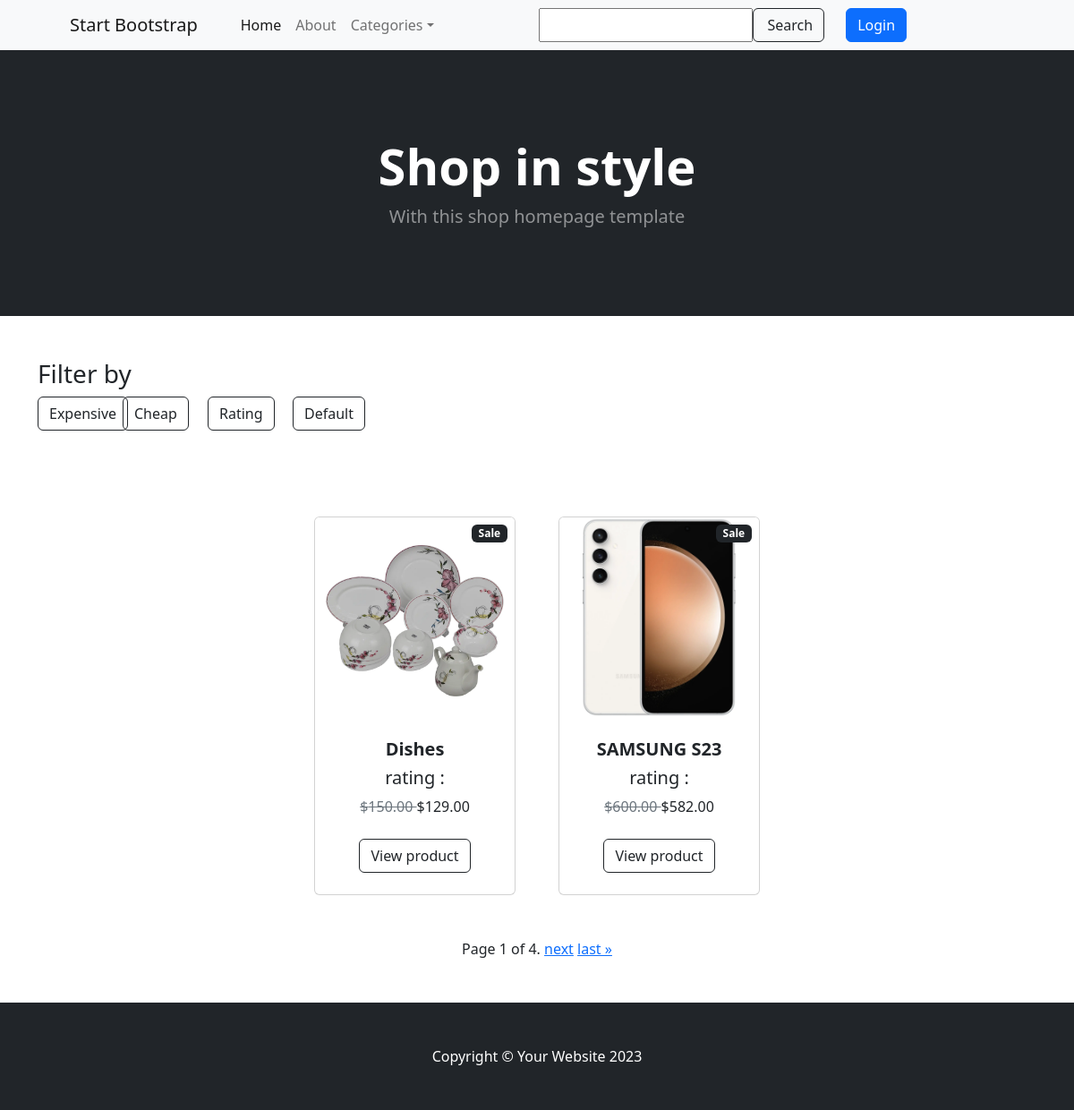
The page /shop/home/?filter=cheap on the database its author committed.
### shop/models.py (models this page shows, shortened)
class BaseModel(models.Model):
    created_at = models.DateTimeField(auto_now_add=True, null=True, blank=True)
    updated_at = models.DateTimeField(auto_now=True, null=True, blank=True)
    my_order = models.PositiveIntegerField(null=True, blank=True, default=0)
    class Meta:
        abstract = True

class Product(BaseModel):
    class RatingChoice(models.IntegerChoices):
        ONE = 1
        TWO = 2
        THREE = 3
        FOUR = 4
        FIVE = 5
    name = models.CharField(max_length=255, unique=True)
    description = models.TextField(null=True, blank=True)
    price = models.DecimalField(max_digits=14, decimal_places=2)
    image = models.ImageField(upload_to='images/', null=True, blank=True)
    discount = models.PositiveIntegerField(default=0)
    rating = models.PositiveIntegerField(choices=RatingChoice.choices, default=RatingChoice.ONE.value)
    quantity = models.PositiveIntegerField(default=1)
    category = models.ForeignKey(Category, on_delete=models.CASCADE, related_name='products', null=True, blank=True)
    @property
    def discounted_price(self):
        if self.discount > 0:
            self.price = self.price * Decimal(1 - self.discount / 100)
        return Decimal(f'{self.price}').quantize(Decimal('0.00'))
    @property
    def get_absolute_url(self):
        if self.image:
            return self.image.url
        return '/static/images/default.png'
    class Meta:
        db_table = 'product'

### shop/views.py (the view)
# urls.py: path('home/', views.index, name='index'),
def index(request, category_id: int | None = None):
    search_query = request.GET.get('q', '')
    categories = Category.objects.all()
    filter_query = request.GET.get('filter', '')
    if category_id:
        products = Product.objects.filter(category_id=category_id)
    else:
        products = Product.objects.all().order_by('-updated_at')  # select * from products order by updated_at DESC
    if search_query:
        products = Product.objects.filter(Q(name__icontains=search_query) | Q(description__icontains=search_query))
    if filter_query == 'expensive':
        products = products.order_by('-price')
    elif filter_query == 'cheap':
        products = products.order_by('price')
    elif filter_query == 'rating':
        products = products.annotate(rating_avg=Avg('comments__rating')).order_by('-rating_avg')
    paginator = Paginator(products, 2)
    page_number = request.GET.get('page')
    page_obj = paginator.get_page(page_number)
    context = {
        'page_obj': page_obj,
        'categories': categories
    }
    return render(request, 'shop/home.html', context)

### shop/templates/shop/home.html (shortened to what this page needs)
{% extends 'shop/base/base.html' %}
{% load static %}
{% block home_content %}
    <header class="bg-dark py-5">
        <div class="container px-4 px-lg-5 my-5">
            <div class="text-center text-white">
                <h1 class="display-4 fw-bolder">Shop in style</h1>
                <p class="lead fw-normal text-white-50 mb-0">With this shop homepage template</p>
            </div>
        </div>
    </header>
    <div class="container mt-5">
        <div class="text-left">
            <h3>Filter by</h3>
        </div>
        <div class="row">
            <div class="col-1">
                <a class="btn btn-outline-dark mt-auto" href="?filter=expensive"> Expensive </a>
            </div>
            <div class="col-1">
                <a class="btn btn-outline-dark mt-auto" href="?filter=cheap"> Cheap </a>
            </div>
            <div class="col-1">
                <a class="btn btn-outline-dark mt-auto" href="?filter=rating"> Rating </a>
            </div>
        {% if 'default' in request.GET %}
            <div class="col-1">
                <a class="btn btn-success mt-auto" href="{% url 'shop:product_create' %}">Add Product</a>
            </div>
        {% else %}
            <div class="col-1">
                <a class="btn btn-outline-dark mt-auto" href="?default=true"> Default </a>
            </div>
        {% endif %}
        </div>
    </div>
    <section class="py-5">
        <div class="container px-4 px-lg-5 mt-5">
            <div class="row gx-4 gx-lg-5 row-cols-2 row-cols-md-3 row-cols-xl-4 justify-content-center">
                {% for product in page_obj %}
                    <div class="col mb-5">
                        <div class="card h-100">
                            {% if product.discount %}
                                <div class="badge bg-dark text-white position-absolute"
                                     style="top: 0.5rem; right: 0.5rem">
                                    Sale
                                </div>
                            {% endif %}
                            <img class="card-img-top" src="{{ product.get_absolute_url }}" alt="..."/>
                            <div class="card-body p-4">
                                <div class="text-center">
                                    <h5 class="fw-bolder">{{ product.name }}</h5>
                                    <div>
                                        <h5>rating : {{ product.comment_rating }}</h5>
                                    </div>
                                    {% if product.discount %}
                                        <span class="text-muted text-decoration-line-through">
                                            ${{ product.price }}
                                        </span>
                                        ${{ product.discounted_price }}
                                    {% else %}
                                        ${{ product.price }}
                                    {% endif %}
                                </div>
                            </div>
                            <div class="card-footer p-4 pt-0 border-top-0 bg-transparent">
                                <div class="text-center"><a class="btn btn-outline-dark mt-auto"
                                                            href="{% url 'shop:product_detail' product.id %}">View
                                    product</a></div>
                            </div>
                        </div>
                    </div>
                {% endfor %}
            </div>
        </div>
        <div>
            <div class="pagination h-100 d-flex align-items-center justify-content-center">
                <span class="step-links">
                    <span class="current">
                        Page {{ page_obj.number }} of {{ page_obj.paginator.num_pages }}.
                    </span>
                    {% if page_obj.has_next %}
                        <a href="?page={{ page_obj.next_page_number }}">next</a>
                        <a href="?page={{ page_obj.paginator.num_pages }}">last &raquo;</a>
                    {% endif %}
                </span>
            </div>
        </div>
    </section>
{% endblock %}

### rows shown on the page
Product: shows "Sale", get_absolute_url (picture), name "Dishes", price "150.00", discounted_price "129.00"
Product: shows "Sale", get_absolute_url (picture), name "SAMSUNG S23", price "600.00", discounted_price "582.00"

### other values the page prints
{{ page_obj.number }} "1"
{{ page_obj.paginator.num_pages }} "4"
